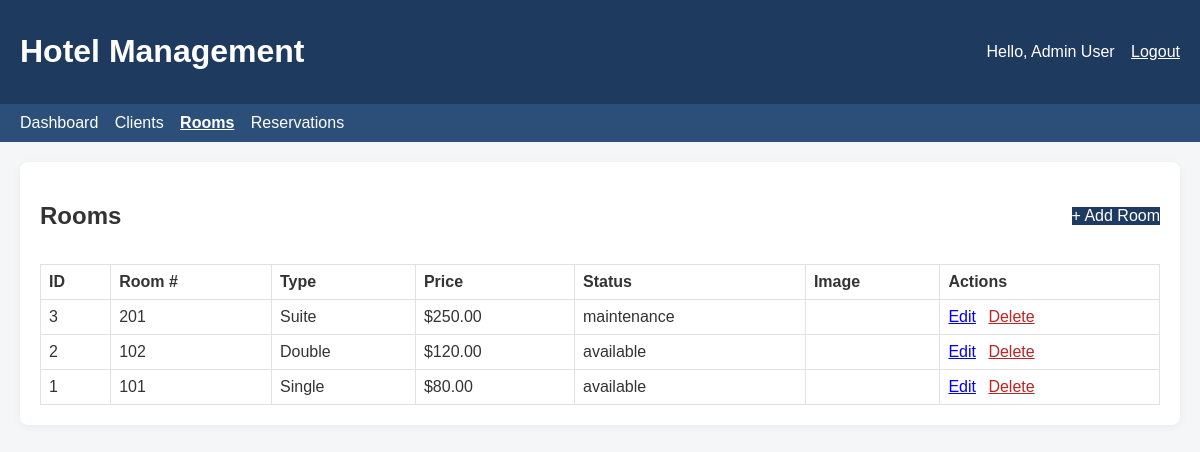
/index.php?controller=room&action=index (signed in), run on the app's committed database.
### tables this page shows
CREATE TABLE IF NOT EXISTS rooms (
    id INT UNSIGNED AUTO_INCREMENT PRIMARY KEY,
    room_number VARCHAR(20) NOT NULL UNIQUE,
    type VARCHAR(100) NOT NULL,
    price DECIMAL(10,2) NOT NULL,
    status ENUM('available', 'occupied', 'maintenance') NOT NULL DEFAULT 'available',
    image VARCHAR(255) NULL,
    created_at TIMESTAMP DEFAULT CURRENT_TIMESTAMP
);

### app/controllers/RoomController.php (called while the page is built, shortened)
<?php
require_once __DIR__ . '/../models/managers/RoomManager.php';
class RoomController
{
    private RoomManager $roomManager;
    public function __construct()
    {
        $config = require __DIR__ . '/../../config/config.php';
        $this->roomManager = new RoomManager();
    }
    public function index(): void
    {
        $rooms = $this->roomManager->getAll();
        require __DIR__ . '/../views/rooms/index.php';
    }
}

### public/index.php (called while the page is built, shortened)
<?php
$action = $_GET['action'] ?? 'login';
$controller = new $route['class']();
$controller->{$action}();

### config/config.php (called while the page is built, shortened)
<?php
return [
    'db' => [
        'host' => '127.0.0.1',
        'port' => '3306',
        'dbname' => 'hotel_management',
        'username' => 'root',
        'password' => '',
        'charset' => 'utf8mb4',
    ],
    'app' => [
        'base_url' => '/index.php',
        'upload_dir' => __DIR__ . '/../uploads/rooms/',
        'max_upload_size' => 2 * 1024 * 1024,
    ],
];

### app/models/Database.php (called while the page is built, shortened)
<?php
class Database
{
    private static ?Database $instance = null;
    private PDO $connection;
    private function __construct()
    {
        $config = require __DIR__ . '/../../config/config.php';
        $db = $config['db'];
        $dsn = sprintf(
            'mysql:host=%s;port=%s;dbname=%s;charset=%s',
            $db['host'],
            $db['port'],
            $db['dbname'],
            $db['charset']
        );
        $this->connection = new PDO($dsn, $db['username'], $db['password'], [
            PDO::ATTR_ERRMODE => PDO::ERRMODE_EXCEPTION,
            PDO::ATTR_DEFAULT_FETCH_MODE => PDO::FETCH_ASSOC,
        ]);
    }
    public static function getInstance(): Database
    {
        if (self::$instance === null) {
            self::$instance = new Database();
        }
        return self::$instance;
    }
    public function getConnection(): PDO
    {
        return $this->connection;
    }
}

### app/models/managers/RoomManager.php (called while the page is built, shortened)
<?php
require_once __DIR__ . '/../Database.php';
class RoomManager
{
    private PDO $pdo;
    public function __construct()
    {
        $this->pdo = Database::getInstance()->getConnection();
    }
    public function getAll(): array
    {
        $stmt = $this->pdo->query('SELECT * FROM rooms ORDER BY id DESC');
        return $stmt->fetchAll();
    }
}

### app/views/rooms/index.php (the view, shortened to what this page needs)
<?php require __DIR__ . '/../layouts/header.php'; ?>
<div class="card">
    <div class="page-head">
        <h2>Rooms</h2>
        <a class="btn" href="index.php?controller=room&action=create">+ Add Room</a>
    </div>
    <table>
        <thead>
        <tr>
            <th>ID</th>
            <th>Room #</th>
            <th>Type</th>
            <th>Price</th>
            <th>Status</th>
            <th>Image</th>
            <th>Actions</th>
        </tr>
        </thead>
        <tbody>
        <?php foreach ($rooms as $room): ?>
            <tr>
                <td><?= (int) $room['id'] ?></td>
                <td><?= htmlspecialchars($room['room_number']) ?></td>
                <td><?= htmlspecialchars($room['type']) ?></td>
                <td>$<?= number_format((float) $room['price'], 2) ?></td>
                <td><?= htmlspecialchars($room['status']) ?></td>
                <td>
                </td>
                <td>
                    <a href="index.php?controller=room&action=edit&id=<?= (int) $room['id'] ?>">Edit</a>
                    <a class="danger" onclick="return confirm('Delete this room?')" href="index.php?controller=room&action=delete&id=<?= (int) $room['id'] ?>">Delete</a>
                </td>
            </tr>
        <?php endforeach; ?>
        </tbody>
    </table>
</div>
<?php require __DIR__ . '/../layouts/footer.php'; ?>

### public/assets/css/style.css (style rules this page uses)
body { margin: 0; font-family: Arial, sans-serif; background: #f4f6f8; color: #333; }
.card { background: #fff; border-radius: 8px; padding: 20px; box-shadow: 0 2px 8px rgba(0,0,0,.05); }
button, .btn { background: #1f3a5f; color: #fff; border: none; cursor: pointer; text-decoration: none; display: inline-block; }
.page-head { display: flex; justify-content: space-between; align-items: center; margin-bottom: 14px; }
table { width: 100%; border-collapse: collapse; }
th, td { border: 1px solid #e2e2e2; padding: 8px; text-align: left; }
.danger { color: #b82626; margin-left: 8px; }

### data on the page
rooms: id "3", room_number "201", type "Suite", price "250.00", status "maintenance"
rooms: id "2", room_number "102", type "Double", price "120.00", status "available"
rooms: id "1", room_number "101", type "Single", price "80.00", status "available"

### other printed values
$_SESSION['user']['fullname'] "Admin User"
